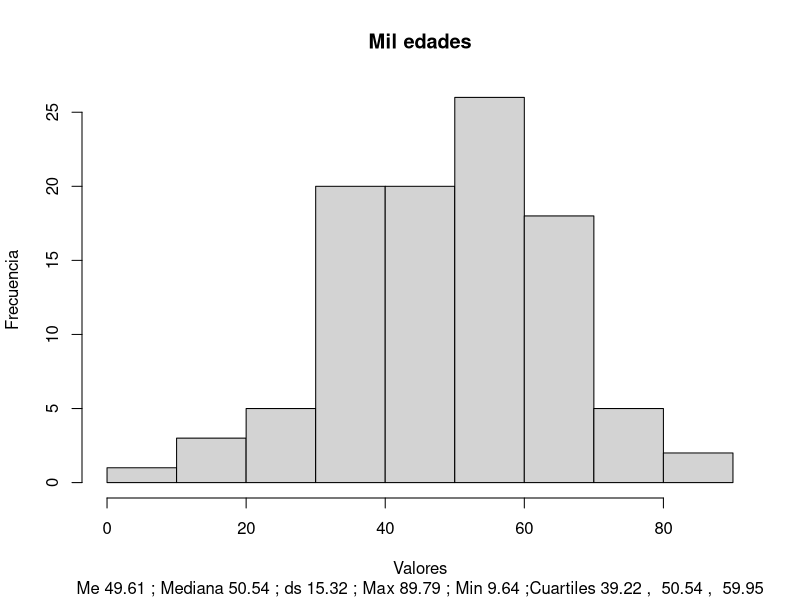

The R source for this figure:
mil_edades <- rnorm(n = 100, mean = 50, sd = 15)

# La funcion paste() es como print() pero puedes 
# concatenar poner varios valores en la misma instrucción, juntar elementos
# Estadisticos con funciones específicas
media <- mean(mil_edades)
mediana <- median(mil_edades)
maximo <- max(mil_edades)
minimo <- min(mil_edades)
q1 <- quantile(mil_edades, 0.25)
q2 <- quantile(mil_edades, 0.50)
q3 <- quantile(mil_edades, 0.75)

RI <- q3 - q1



paste("El valor mínimo es : ", minimo)
paste("El valor máximo es : ", maximo)
paste("La mediana es : ", mediana)
paste("El q1 es: ", q1)
paste("El q2 es: ", q2)
paste("El q3 es: ", q3)
paste("El Rango Intercuartilo es: ", RI)


# Nos falta la desviación estándar
varianza <- var(mil_edades)
ds <- sd(mil_edades) # sd es la funci[on en ingles y ds es la variable que yo pouse en espaniol

paste("La varianza es: ", varianza)
paste("La desv. std es: ", ds)


# Visualizar ...



hist(mil_edades, breaks = 10,
     main = "Mil edades",
     sub = paste("Me", round(media, 2), "; Mediana", round(mediana, 2),
                 "; ds", round(ds, 2), "; Max", round(maximo, 2), "; Min", round(minimo, 2),
                 ";Cuartiles", round(q1, 2), ", ", round(q2, 2), ", ", round(q3, 2)),
     xlab = "Valores",
     ylab = "Frecuencia")